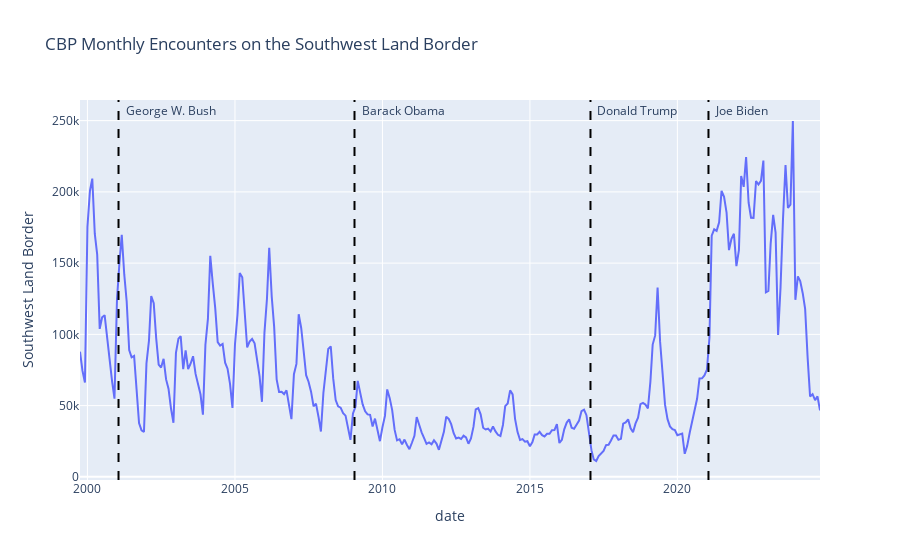

The cell this chart's notebook holds for it:
### Markdown cell above
## Method 1: Vertical Lines

### Code cell
fig = px.line(
    df,
    x="date",
    y="Southwest Land Border",
    title="CBP Monthly Encounters on the Southwest Land Border",
)
max_y = df["Southwest Land Border"].max()

for i in range(len(df_presidents.index)):
    if i == 0:
        continue
    date = df_presidents.loc[i, "Start"]
    name = df_presidents.loc[i, "President"]
    fig.add_vline(x=date, line_color="black", line_dash="dash")
    fig.add_annotation(
        x=date,
        y=max_y,
        text=name,
        xanchor="left",
        xshift=5,
        showarrow=False,
        yanchor="bottom",
    )

fig.show()

### Figure 1 — Plotly figure (JSON) as saved in the notebook; plotly's stock layout.template omitted (floating-point values rounded to 4 significant figures; data arrays with more than 128 entries replaced by an {"elided": "..."} marker saying what was removed)
{"data": [{"hovertemplate": "date=%{x}<br>Southwest Land Border=%{y}<extra></extra>", "legendgroup": "", "line": {"color": "#636efa", "dash": "solid"}, "marker": {"symbol": "circle"}, "mode": "lines", "name": "", "orientation": "v", "showlegend": false, "type": "scatter", "x": {"elided": "302 str values"}, "xaxis": "x", "y": {"elided": "302 int values"}, "yaxis": "y"}], "layout": {"annotations": [{"showarrow": false, "text": "George W. Bush", "x": "2001-01-20T00:00:00", "xanchor": "left", "xshift": 5, "y": 249740, "yanchor": "bottom"}, {"showarrow": false, "text": "Barack Obama", "x": "2009-01-20T00:00:00", "xanchor": "left", "xshift": 5, "y": 249740, "yanchor": "bottom"}, {"showarrow": false, "text": "Donald Trump", "x": "2017-01-20T00:00:00", "xanchor": "left", "xshift": 5, "y": 249740, "yanchor": "bottom"}, {"showarrow": false, "text": "Joe Biden", "x": "2021-01-20T00:00:00", "xanchor": "left", "xshift": 5, "y": 249740, "yanchor": "bottom"}], "legend": {"tracegroupgap": 0}, "shapes": [{"line": {"color": "black", "dash": "dash"}, "type": "line", "x0": "2001-01-20T00:00:00", "x1": "2001-01-20T00:00:00", "xref": "x", "y0": 0, "y1": 1, "yref": "y domain"}, {"line": {"color": "black", "dash": "dash"}, "type": "line", "x0": "2009-01-20T00:00:00", "x1": "2009-01-20T00:00:00", "xref": "x", "y0": 0, "y1": 1, "yref": "y domain"}, {"line": {"color": "black", "dash": "dash"}, "type": "line", "x0": "2017-01-20T00:00:00", "x1": "2017-01-20T00:00:00", "xref": "x", "y0": 0, "y1": 1, "yref": "y domain"}, {"line": {"color": "black", "dash": "dash"}, "type": "line", "x0": "2021-01-20T00:00:00", "x1": "2021-01-20T00:00:00", "xref": "x", "y0": 0, "y1": 1, "yref": "y domain"}], "title": {"text": "CBP Monthly Encounters on the Southwest Land Border"}, "xaxis": {"anchor": "y", "domain": [0, 1], "title": {"text": "date"}}, "yaxis": {"anchor": "x", "domain": [0, 1], "title": {"text": "Southwest Land Border"}}}}
